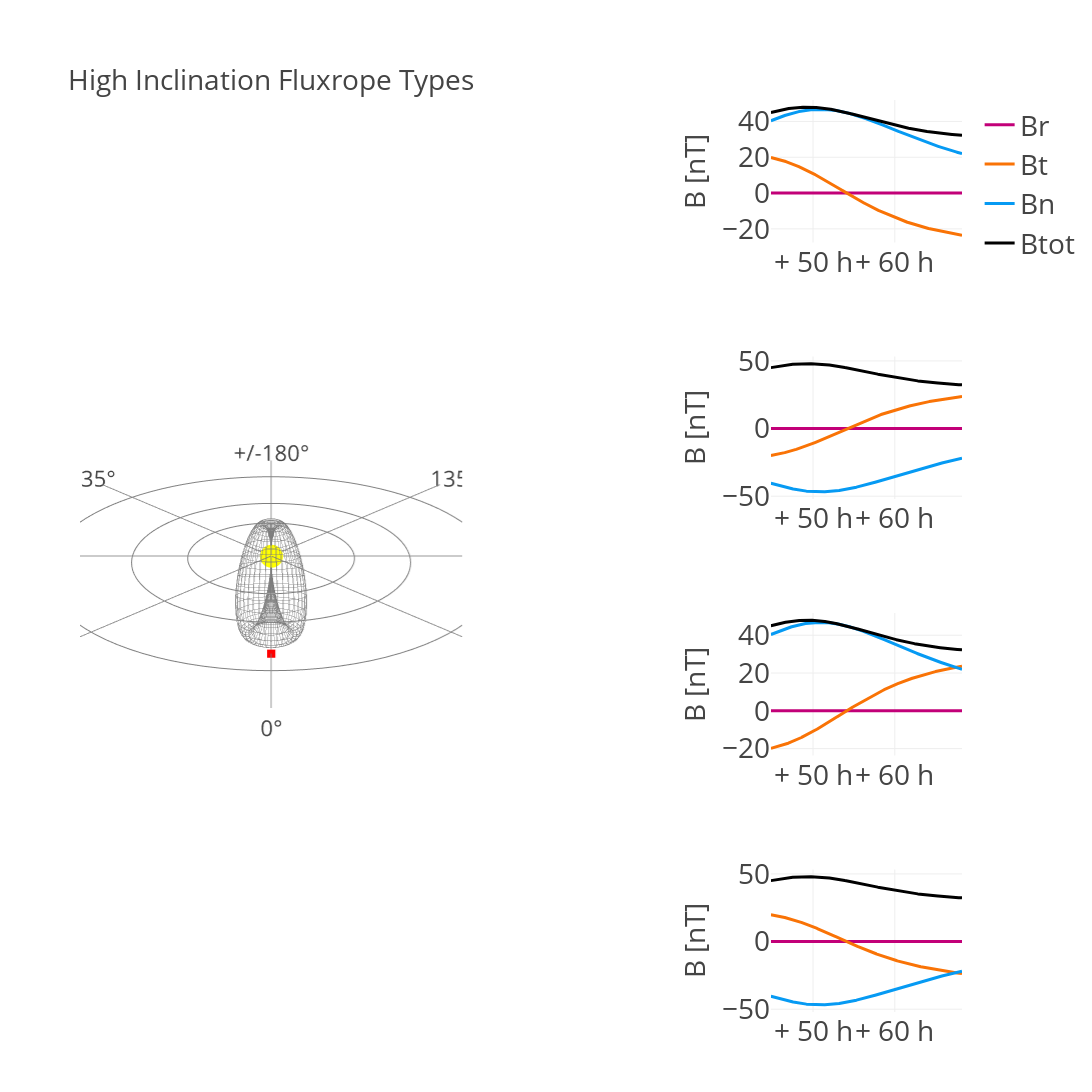

The notebook cell saved with this chart:
### Markdown cell above
## High Inclination Fluxropes

### Code cell
modelstatevars = [0., # Longitude
                  0., # Latitude
                  90., # Inclination
                  0.3, # Diameter 1 AU 
                  2., # Aspect Ratio
                  20., # Launch Radius
                  600., # Launch Velocity
                  1.14, # Expansion Rate
                  1.00, # Background Drag
                  500., # Background Velocity
                  120., # T_Factor
                  1.64, # Magnetic Decay Rate
                  25., # Magnetic Field Strength 1 AU
                  ]


#figs = ropeplotter(modelstatevars,25)

fig = allropeplotter(modelstatevars,25)

#for fig in figs:
#    fig.show()

fig.show(config = {
  'toImageButtonOptions': {
    'format': 'svg'
  }
})

### Figure 1 — Plotly figure (JSON) as saved in the notebook; plotly's stock layout.template omitted (floating-point values rounded to 4 significant figures; data arrays with more than 128 entries replaced by an {"elided": "..."} marker saying what was removed)
{"data": [{"line": {"color": "rgba(100, 100, 100, 0.8)", "width": 1}, "mode": "lines", "scene": "scene", "showlegend": false, "type": "scatter3d", "x": {"elided": "1369 float values"}, "y": {"elided": "1369 float values"}, "z": {"elided": "1369 float values"}}, {"line": {"color": "rgba(100, 100, 100, 0.8)", "width": 1}, "mode": "lines", "scene": "scene", "showlegend": false, "type": "scatter3d", "x": {"elided": "1369 float values"}, "y": {"elided": "1369 float values"}, "z": {"elided": "1369 float values"}}, {"marker": {"color": "yellow", "size": 8}, "mode": "markers", "name": "Sun", "scene": "scene", "showlegend": false, "type": "scatter3d", "x": [0], "y": [0], "z": [0]}, {"customdata": [[0.7, 0, 0]], "legendgroup": "1", "marker": {"color": "red", "size": 3, "symbol": "square"}, "mode": "markers", "name": "SYN", "scene": "scene", "showlegend": false, "type": "scatter3d", "x": [0.7], "y": [0], "z": [4.286e-17]}, {"hoverinfo": "skip", "line": {"color": "gray"}, "mode": "lines", "scene": "scene", "showlegend": false, "type": "scatter3d", "x": [0.3, 0.2994, 0.2976, 0.2946, 0.2904, 0.285, 0.2785, 0.2709, 0.2622, 0.2524, 0.2416, 0.2298, 0.2171, 0.2036, 0.1892, 0.174, 0.1582, 0.1417, 0.1246, 0.1071, 0.08908, 0.07073, 0.05209, 0.03325, 0.01427, -0.00476, -0.02377, -0.04269, -0.06144, -0.07994, -0.09812, -0.1159, -0.1332, -0.15, -0.1662, -0.1817, -0.1965, -0.2104, -0.2236, -0.2358, -0.2471, -0.2574, -0.2667, -0.2748, -0.2819, -0.2878, -0.2926, -0.2962, -0.2986, -0.2998, -0.2998, -0.2986, -0.2962, -0.2926, -0.2878, -0.2819, -0.2748, -0.2667, -0.2574, -0.2471, -0.2358, -0.2236, -0.2104, -0.1965, -0.1817, -0.1662, -0.15, -0.1332, -0.1159, -0.09812, -0.07994, -0.06144, -0.04269, -0.02377, -0.00476, 0.01427, 0.03325, 0.05209, 0.07073, 0.08908, 0.1071, 0.1246, 0.1417, 0.1582, 0.174, 0.1892, 0.2036, 0.2171, 0.2298, 0.2416, 0.2524, 0.2622, 0.2709, 0.2785, 0.285, 0.2904, 0.2946, 0.2976, 0.2994, 0.3], "y": [0, 0.01903, 0.03798, 0.05678, 0.07534, 0.09361, 0.1115, 0.1289, 0.1459, 0.1622, 0.1779, 0.1928, 0.207, 0.2204, 0.2328, 0.2444, 0.2549, 0.2644, 0.2729, 0.2802, 0.2865, 0.2915, 0.2954, 0.2982, 0.2997, 0.3, 0.2991, 0.2969, 0.2936, 0.2892, 0.2835, 0.2767, 0.2688, 0.2598, 0.2498, 0.2387, 0.2267, 0.2138, 0.2, 0.1854, 0.1701, 0.1541, 0.1375, 0.1203, 0.1026, 0.08452, 0.06609, 0.0474, 0.02852, 0.009518, -0.009518, -0.02852, -0.0474, -0.06609, -0.08452, -0.1026, -0.1203, -0.1375, -0.1541, -0.1701, -0.1854, -0.2, -0.2138, -0.2267, -0.2387, -0.2498, -0.2598, -0.2688, -0.2767, -0.2835, -0.2892, -0.2936, -0.2969, -0.2991, -0.3, -0.2997, -0.2982, -0.2954, -0.2915, -0.2865, -0.2802, -0.2729, -0.2644, -0.2549, -0.2444, -0.2328, -0.2204, -0.207, -0.1928, -0.1779, -0.1622, -0.1459, -0.1289, -0.1115, -0.09361, -0.07534, -0.05678, -0.03798, -0.01903, -7.348e-17], "z": [0, 0, 0, 0, 0, 0, 0, 0, 0, 0, 0, 0, 0, 0, 0, 0, 0, 0, 0, 0, 0, 0, 0, 0, 0, 0, 0, 0, 0, 0, 0, 0, 0, 0, 0, 0, 0, 0, 0, 0, 0, 0, 0, 0, 0, 0, 0, 0, 0, 0, 0, 0, 0, 0, 0, 0, 0, 0, 0, 0, 0, 0, 0, 0, 0, 0, 0, 0, 0, 0, 0, 0, 0, 0, 0, 0, 0, 0, 0, 0, 0, 0, 0, 0, 0, 0, 0, 0, 0, 0, 0, 0, 0, 0, 0, 0, 0, 0, 0, 0]}, {"hoverinfo": "skip", "line": {"color": "gray"}, "mode": "lines", "scene": "scene", "showlegend": false, "type": "scatter3d", "x": [0.5, 0.499, 0.496, 0.491, 0.484, 0.475, 0.4642, 0.4515, 0.4369, 0.4206, 0.4026, 0.383, 0.3619, 0.3393, 0.3153, 0.29, 0.2636, 0.2361, 0.2077, 0.1784, 0.1485, 0.1179, 0.08682, 0.05542, 0.02379, -0.007933, -0.03962, -0.07116, -0.1024, -0.1332, -0.1635, -0.1932, -0.222, -0.25, -0.277, -0.3028, -0.3274, -0.3507, -0.3726, -0.393, -0.4118, -0.429, -0.4444, -0.4581, -0.4698, -0.4797, -0.4877, -0.4937, -0.4977, -0.4997, -0.4997, -0.4977, -0.4937, -0.4877, -0.4797, -0.4698, -0.4581, -0.4444, -0.429, -0.4118, -0.393, -0.3726, -0.3507, -0.3274, -0.3028, -0.277, -0.25, -0.222, -0.1932, -0.1635, -0.1332, -0.1024, -0.07116, -0.03962, -0.007933, 0.02379, 0.05542, 0.08682, 0.1179, 0.1485, 0.1784, 0.2077, 0.2361, 0.2636, 0.29, 0.3153, 0.3393, 0.3619, 0.383, 0.4026, 0.4206, 0.4369, 0.4515, 0.4642, 0.475, 0.484, 0.491, 0.496, 0.499, 0.5], "y": [0, 0.03171, 0.0633, 0.09463, 0.1256, 0.156, 0.1858, 0.2149, 0.2431, 0.2703, 0.2965, 0.3214, 0.345, 0.3673, 0.3881, 0.4073, 0.4249, 0.4407, 0.4548, 0.4671, 0.4775, 0.4859, 0.4924, 0.4969, 0.4994, 0.4999, 0.4984, 0.4949, 0.4894, 0.4819, 0.4725, 0.4612, 0.448, 0.433, 0.4163, 0.3979, 0.3779, 0.3563, 0.3334, 0.3091, 0.2835, 0.2568, 0.2291, 0.2005, 0.171, 0.1409, 0.1102, 0.079, 0.04753, 0.01586, -0.01586, -0.04753, -0.079, -0.1102, -0.1409, -0.171, -0.2005, -0.2291, -0.2568, -0.2835, -0.3091, -0.3334, -0.3563, -0.3779, -0.3979, -0.4163, -0.433, -0.448, -0.4612, -0.4725, -0.4819, -0.4894, -0.4949, -0.4984, -0.4999, -0.4994, -0.4969, -0.4924, -0.4859, -0.4775, -0.4671, -0.4548, -0.4407, -0.4249, -0.4073, -0.3881, -0.3673, -0.345, -0.3214, -0.2965, -0.2703, -0.2431, -0.2149, -0.1858, -0.156, -0.1256, -0.09463, -0.0633, -0.03171, -1.225e-16], "z": [0, 0, 0, 0, 0, 0, 0, 0, 0, 0, 0, 0, 0, 0, 0, 0, 0, 0, 0, 0, 0, 0, 0, 0, 0, 0, 0, 0, 0, 0, 0, 0, 0, 0, 0, 0, 0, 0, 0, 0, 0, 0, 0, 0, 0, 0, 0, 0, 0, 0, 0, 0, 0, 0, 0, 0, 0, 0, 0, 0, 0, 0, 0, 0, 0, 0, 0, 0, 0, 0, 0, 0, 0, 0, 0, 0, 0, 0, 0, 0, 0, 0, 0, 0, 0, 0, 0, 0, 0, 0, 0, 0, 0, 0, 0, 0, 0, 0, 0, 0]}, {"hoverinfo": "skip", "line": {"color": "gray"}, "mode": "lines", "scene": "scene", "showlegend": false, "type": "scatter3d", "x": [0.8, 0.7984, 0.7936, 0.7855, 0.7744, 0.7601, 0.7427, 0.7223, 0.6991, 0.673, 0.6442, 0.6128, 0.579, 0.5428, 0.5044, 0.464, 0.4218, 0.3778, 0.3323, 0.2855, 0.2375, 0.1886, 0.1389, 0.08867, 0.03807, -0.01269, -0.0634, -0.1139, -0.1638, -0.2132, -0.2617, -0.3091, -0.3553, -0.4, -0.4431, -0.4845, -0.5239, -0.5612, -0.5962, -0.6288, -0.6589, -0.6864, -0.7111, -0.7329, -0.7518, -0.7676, -0.7803, -0.79, -0.7964, -0.7996, -0.7996, -0.7964, -0.79, -0.7803, -0.7676, -0.7518, -0.7329, -0.7111, -0.6864, -0.6589, -0.6288, -0.5962, -0.5612, -0.5239, -0.4845, -0.4431, -0.4, -0.3553, -0.3091, -0.2617, -0.2132, -0.1638, -0.1139, -0.0634, -0.01269, 0.03807, 0.08867, 0.1389, 0.1886, 0.2375, 0.2855, 0.3323, 0.3778, 0.4218, 0.464, 0.5044, 0.5428, 0.579, 0.6128, 0.6442, 0.673, 0.6991, 0.7223, 0.7427, 0.7601, 0.7744, 0.7855, 0.7936, 0.7984, 0.8], "y": [0, 0.05074, 0.1013, 0.1514, 0.2009, 0.2496, 0.2973, 0.3438, 0.389, 0.4325, 0.4743, 0.5142, 0.5521, 0.5877, 0.6209, 0.6517, 0.6798, 0.7052, 0.7277, 0.7473, 0.7639, 0.7774, 0.7878, 0.7951, 0.7991, 0.7999, 0.7975, 0.7919, 0.783, 0.7711, 0.756, 0.7379, 0.7168, 0.6928, 0.6661, 0.6366, 0.6046, 0.5702, 0.5334, 0.4945, 0.4536, 0.4109, 0.3666, 0.3207, 0.2736, 0.2254, 0.1762, 0.1264, 0.07604, 0.02538, -0.02538, -0.07604, -0.1264, -0.1762, -0.2254, -0.2736, -0.3207, -0.3666, -0.4109, -0.4536, -0.4945, -0.5334, -0.5702, -0.6046, -0.6366, -0.6661, -0.6928, -0.7168, -0.7379, -0.756, -0.7711, -0.783, -0.7919, -0.7975, -0.7999, -0.7991, -0.7951, -0.7878, -0.7774, -0.7639, -0.7473, -0.7277, -0.7052, -0.6798, -0.6517, -0.6209, -0.5877, -0.5521, -0.5142, -0.4743, -0.4325, -0.389, -0.3438, -0.2973, -0.2496, -0.2009, -0.1514, -0.1013, -0.05074, -1.959e-16], "z": [0, 0, 0, 0, 0, 0, 0, 0, 0, 0, 0, 0, 0, 0, 0, 0, 0, 0, 0, 0, 0, 0, 0, 0, 0, 0, 0, 0, 0, 0, 0, 0, 0, 0, 0, 0, 0, 0, 0, 0, 0, 0, 0, 0, 0, 0, 0, 0, 0, 0, 0, 0, 0, 0, 0, 0, 0, 0, 0, 0, 0, 0, 0, 0, 0, 0, 0, 0, 0, 0, 0, 0, 0, 0, 0, 0, 0, 0, 0, 0, 0, 0, 0, 0, 0, 0, 0, 0, 0, 0, 0, 0, 0, 0, 0, 0, 0, 0, 0, 0]}, {"hoverinfo": "skip", "line": {"color": "rgba(100, 100, 100, 0.8)"}, "mode": "lines", "name": "-180°", "scene": "scene", "showlegend": false, "type": "scatter3d", "x": [0, -1], "y": [0, -1.225e-16], "z": [0, 0]}, {"hoverinfo": "skip", "mode": "text", "scene": "scene", "showlegend": false, "text": ["+/-180°"], "textfont": {"size": 22}, "textposition": "middle center", "type": "scatter3d", "x": [-1.1], "y": [-1.347e-16], "z": [0]}, {"hoverinfo": "skip", "line": {"color": "rgba(100, 100, 100, 0.8)"}, "mode": "lines", "name": "-135°", "scene": "scene", "showlegend": false, "type": "scatter3d", "x": [0, -0.7071], "y": [0, -0.7071], "z": [0, 0]}, {"hoverinfo": "skip", "mode": "text", "scene": "scene", "showlegend": false, "text": ["-135°"], "textfont": {"size": 22}, "textposition": "middle center", "type": "scatter3d", "x": [-0.7778], "y": [-0.7778], "z": [0]}, {"hoverinfo": "skip", "line": {"color": "rgba(100, 100, 100, 0.8)"}, "mode": "lines", "name": "-90°", "scene": "scene", "showlegend": false, "type": "scatter3d", "x": [0, 6.123e-17], "y": [0, -1], "z": [0, 0]}, {"hoverinfo": "skip", "mode": "text", "scene": "scene", "showlegend": false, "text": ["-90°"], "textfont": {"size": 22}, "textposition": "middle center", "type": "scatter3d", "x": [6.736e-17], "y": [-1.1], "z": [0]}, {"hoverinfo": "skip", "line": {"color": "rgba(100, 100, 100, 0.8)"}, "mode": "lines", "name": "-45°", "scene": "scene", "showlegend": false, "type": "scatter3d", "x": [0, 0.7071], "y": [0, -0.7071], "z": [0, 0]}, {"hoverinfo": "skip", "mode": "text", "scene": "scene", "showlegend": false, "text": ["-45°"], "textfont": {"size": 22}, "textposition": "middle center", "type": "scatter3d", "x": [0.7778], "y": [-0.7778], "z": [0]}, {"hoverinfo": "skip", "line": {"color": "rgba(100, 100, 100, 0.8)"}, "mode": "lines", "name": "0°", "scene": "scene", "showlegend": false, "type": "scatter3d", "x": [0, 1], "y": [0, 0], "z": [0, 0]}, {"hoverinfo": "skip", "mode": "text", "scene": "scene", "showlegend": false, "text": ["0°"], "textfont": {"size": 22}, "textposition": "middle center", "type": "scatter3d", "x": [1.1], "y": [0], "z": [0]}, {"hoverinfo": "skip", "line": {"color": "rgba(100, 100, 100, 0.8)"}, "mode": "lines", "name": "45°", "scene": "scene", "showlegend": false, "type": "scatter3d", "x": [0, 0.7071], "y": [0, 0.7071], "z": [0, 0]}, {"hoverinfo": "skip", "mode": "text", "scene": "scene", "showlegend": false, "text": ["45°"], "textfont": {"size": 22}, "textposition": "middle center", "type": "scatter3d", "x": [0.7778], "y": [0.7778], "z": [0]}, {"hoverinfo": "skip", "line": {"color": "rgba(100, 100, 100, 0.8)"}, "mode": "lines", "name": "90°", "scene": "scene", "showlegend": false, "type": "scatter3d", "x": [0, 6.123e-17], "y": [0, 1], "z": [0, 0]}, {"hoverinfo": "skip", "mode": "text", "scene": "scene", "showlegend": false, "text": ["90°"], "textfont": {"size": 22}, "textposition": "middle center", "type": "scatter3d", "x": [6.736e-17], "y": [1.1], "z": [0]}, {"hoverinfo": "skip", "line": {"color": "rgba(100, 100, 100, 0.8)"}, "mode": "lines", "name": "135°", "scene": "scene", "showlegend": false, "type": "scatter3d", "x": [0, -0.7071], "y": [0, 0.7071], "z": [0, 0]}, {"hoverinfo": "skip", "mode": "text", "scene": "scene", "showlegend": false, "text": ["135°"], "textfont": {"size": 22}, "textposition": "middle center", "type": "scatter3d", "x": [-0.7778], "y": [0.7778], "z": [0]}, {"line": {"color": "#c20078", "width": 3}, "name": "Br", "showlegend": true, "type": "scatter", "x": {"elided": "1403 str values"}, "xaxis": "x", "y": {"elided": "1403 float values"}, "yaxis": "y"}, {"line": {"color": "#f97306", "width": 3}, "name": "Bt", "showlegend": true, "type": "scatter", "x": {"elided": "1403 str values"}, "xaxis": "x", "y": {"elided": "1403 float values"}, "yaxis": "y"}, {"line": {"color": "#069af3", "width": 3}, "name": "Bn", "showlegend": true, "type": "scatter", "x": {"elided": "1403 str values"}, "xaxis": "x", "y": {"elided": "1403 float values"}, "yaxis": "y"}, {"line": {"color": "#000000", "width": 3}, "name": "Btot", "showlegend": true, "type": "scatter", "x": {"elided": "1403 str values"}, "xaxis": "x", "y": {"elided": "1403 float values"}, "yaxis": "y"}, {"line": {"color": "#c20078", "width": 3}, "name": "Br", "showlegend": false, "type": "scatter", "x": {"elided": "1403 str values"}, "xaxis": "x2", "y": {"elided": "1403 float values"}, "yaxis": "y2"}, {"line": {"color": "#f97306", "width": 3}, "name": "Bt", "showlegend": false, "type": "scatter", "x": {"elided": "1403 str values"}, "xaxis": "x2", "y": {"elided": "1403 float values"}, "yaxis": "y2"}, {"line": {"color": "#069af3", "width": 3}, "name": "Bn", "showlegend": false, "type": "scatter", "x": {"elided": "1403 str values"}, "xaxis": "x2", "y": {"elided": "1403 float values"}, "yaxis": "y2"}, {"line": {"color": "#000000", "width": 3}, "name": "Btot", "showlegend": false, "type": "scatter", "x": {"elided": "1403 str values"}, "xaxis": "x2", "y": {"elided": "1403 float values"}, "yaxis": "y2"}, {"line": {"color": "#c20078", "width": 3}, "name": "Br", "showlegend": false, "type": "scatter", "x": {"elided": "1403 str values"}, "xaxis": "x3", "y": {"elided": "1403 float values"}, "yaxis": "y3"}, {"line": {"color": "#f97306", "width": 3}, "name": "Bt", "showlegend": false, "type": "scatter", "x": {"elided": "1403 str values"}, "xaxis": "x3", "y": {"elided": "1403 float values"}, "yaxis": "y3"}, {"line": {"color": "#069af3", "width": 3}, "name": "Bn", "showlegend": false, "type": "scatter", "x": {"elided": "1403 str values"}, "xaxis": "x3", "y": {"elided": "1403 float values"}, "yaxis": "y3"}, {"line": {"color": "#000000", "width": 3}, "name": "Btot", "showlegend": false, "type": "scatter", "x": {"elided": "1403 str values"}, "xaxis": "x3", "y": {"elided": "1403 float values"}, "yaxis": "y3"}, {"line": {"color": "#c20078", "width": 3}, "name": "Br", "showlegend": false, "type": "scatter", "x": {"elided": "1403 str values"}, "xaxis": "x4", "y": {"elided": "1403 float values"}, "yaxis": "y4"}, {"line": {"color": "#f97306", "width": 3}, "name": "Bt", "showlegend": false, "type": "scatter", "x": {"elided": "1403 str values"}, "xaxis": "x4", "y": {"elided": "1403 float values"}, "yaxis": "y4"}, {"line": {"color": "#069af3", "width": 3}, "name": "Bn", "showlegend": false, "type": "scatter", "x": {"elided": "1403 str values"}, "xaxis": "x4", "y": {"elided": "1403 float values"}, "yaxis": "y4"}, {"line": {"color": "#000000", "width": 3}, "name": "Btot", "showlegend": false, "type": "scatter", "x": {"elided": "1403 str values"}, "xaxis": "x4", "y": {"elided": "1403 float values"}, "yaxis": "y4"}], "layout": {"annotations": [{"font": {"size": 28}, "showarrow": false, "text": "High Inclination Fluxrope Types", "x": 0.2167, "xanchor": "center", "xref": "paper", "y": 1, "yanchor": "bottom", "yref": "paper"}], "height": 1200, "legend": {"font": {"size": 28}}, "plot_bgcolor": "rgba(0,0,0,0)", "scene": {"aspectmode": "cube", "bgcolor": "rgba(0,0,0,0)", "camera": {"eye": {"x": 1.5, "y": 0, "z": 0.7}}, "domain": {"x": [0, 0.4333], "y": [0, 1]}, "xaxis": {"range": [-1.2, 1.2], "showgrid": false, "showline": false, "showspikes": false, "showticklabels": false, "tickfont": {"size": 28}, "title": {"text": ""}, "zeroline": false}, "yaxis": {"range": [-1.2, 1.2], "showgrid": false, "showline": false, "showspikes": false, "showticklabels": false, "tickfont": {"size": 28}, "title": {"text": ""}, "zeroline": false}, "zaxis": {"range": [-1.2, 1.2], "showgrid": false, "showline": false, "showspikes": false, "showticklabels": false, "tickfont": {"size": 28}, "title": {"text": ""}, "zeroline": false}}, "scene2": {"domain": {"x": [0.5, 0.7167], "y": [0.8438, 1]}}, "scene3": {"domain": {"x": [0.5, 0.7167], "y": [0.5625, 0.7188]}}, "scene4": {"domain": {"x": [0.5, 0.7167], "y": [0.2812, 0.4375]}}, "scene5": {"domain": {"x": [0.5, 0.7167], "y": [0, 0.1562]}}, "width": 1800, "xaxis": {"anchor": "y", "domain": [0.7833, 1], "rangeslider": {"visible": false}, "showgrid": true, "showline": false, "showspikes": true, "showticklabels": true, "spikedash": "solid", "spikemode": "across", "spikesnap": "cursor", "spikethickness": 1, "tickfont": {"size": 28}, "ticktext": ["+ 0 h", "+ 10 h", "+ 20 h", "+ 30 h", "+ 40 h", "+ 50 h", "+ 60 h", "+ 70 h", "+ 80 h", "+ 90 h"], "tickvals": ["2012-12-21T06:00:00", "2012-12-21T16:00:00", "2012-12-22T02:00:00", "2012-12-22T12:00:00", "2012-12-22T22:00:00", "2012-12-23T08:00:00", "2012-12-23T18:00:00", "2012-12-24T04:00:00", "2012-12-24T14:00:00", "2012-12-25T00:00:00"], "zeroline": false}, "xaxis2": {"anchor": "y2", "domain": [0.7833, 1], "rangeslider": {"visible": false}, "showgrid": true, "showline": false, "showspikes": true, "showticklabels": true, "spikedash": "solid", "spikemode": "across", "spikesnap": "cursor", "spikethickness": 1, "tickfont": {"size": 28}, "ticktext": ["+ 0 h", "+ 10 h", "+ 20 h", "+ 30 h", "+ 40 h", "+ 50 h", "+ 60 h", "+ 70 h", "+ 80 h", "+ 90 h"], "tickvals": ["2012-12-21T06:00:00", "2012-12-21T16:00:00", "2012-12-22T02:00:00", "2012-12-22T12:00:00", "2012-12-22T22:00:00", "2012-12-23T08:00:00", "2012-12-23T18:00:00", "2012-12-24T04:00:00", "2012-12-24T14:00:00", "2012-12-25T00:00:00"], "zeroline": false}, "xaxis3": {"anchor": "y3", "domain": [0.7833, 1], "rangeslider": {"visible": false}, "showgrid": true, "showline": false, "showspikes": true, "showticklabels": true, "spikedash": "solid", "spikemode": "across", "spikesnap": "cursor", "spikethickness": 1, "tickfont": {"size": 28}, "ticktext": ["+ 0 h", "+ 10 h", "+ 20 h", "+ 30 h", "+ 40 h", "+ 50 h", "+ 60 h", "+ 70 h", "+ 80 h", "+ 90 h"], "tickvals": ["2012-12-21T06:00:00", "2012-12-21T16:00:00", "2012-12-22T02:00:00", "2012-12-22T12:00:00", "2012-12-22T22:00:00", "2012-12-23T08:00:00", "2012-12-23T18:00:00", "2012-12-24T04:00:00", "2012-12-24T14:00:00", "2012-12-25T00:00:00"], "zeroline": false}, "xaxis4": {"anchor": "y4", "domain": [0.7833, 1], "rangeslider": {"visible": false}, "showgrid": true, "showline": false, "showspikes": true, "showticklabels": true, "spikedash": "solid", "spikemode": "across", "spikesnap": "cursor", "spikethickness": 1, "tickfont": {"size": 28}, "ticktext": ["+ 0 h", "+ 10 h", "+ 20 h", "+ 30 h", "+ 40 h", "+ 50 h", "+ 60 h", "+ 70 h", "+ 80 h", "+ 90 h"], "tickvals": ["2012-12-21T06:00:00", "2012-12-21T16:00:00", "2012-12-22T02:00:00", "2012-12-22T12:00:00", "2012-12-22T22:00:00", "2012-12-23T08:00:00", "2012-12-23T18:00:00", "2012-12-24T04:00:00", "2012-12-24T14:00:00", "2012-12-25T00:00:00"], "zeroline": false}, "yaxis": {"anchor": "x", "domain": [0.8438, 1], "showgrid": true, "showline": false, "showspikes": true, "showticklabels": true, "spikedash": "solid", "spikemode": "across", "spikesnap": "cursor", "spikethickness": 1, "tickfont": {"size": 28}, "title": {"font": {"size": 28}, "text": "B [nT]"}, "zeroline": false}, "yaxis2": {"anchor": "x2", "domain": [0.5625, 0.7188], "showgrid": true, "showline": false, "showspikes": true, "showticklabels": true, "spikedash": "solid", "spikemode": "across", "spikesnap": "cursor", "spikethickness": 1, "tickfont": {"size": 28}, "title": {"font": {"size": 28}, "text": "B [nT]"}, "zeroline": false}, "yaxis3": {"anchor": "x3", "domain": [0.2812, 0.4375], "showgrid": true, "showline": false, "showspikes": true, "showticklabels": true, "spikedash": "solid", "spikemode": "across", "spikesnap": "cursor", "spikethickness": 1, "tickfont": {"size": 28}, "title": {"font": {"size": 28}, "text": "B [nT]"}, "zeroline": false}, "yaxis4": {"anchor": "x4", "domain": [0, 0.1562], "showgrid": true, "showline": false, "showspikes": true, "showticklabels": true, "spikedash": "solid", "spikemode": "across", "spikesnap": "cursor", "spikethickness": 1, "tickfont": {"size": 28}, "title": {"font": {"size": 28}, "text": "B [nT]"}, "zeroline": false}}}
